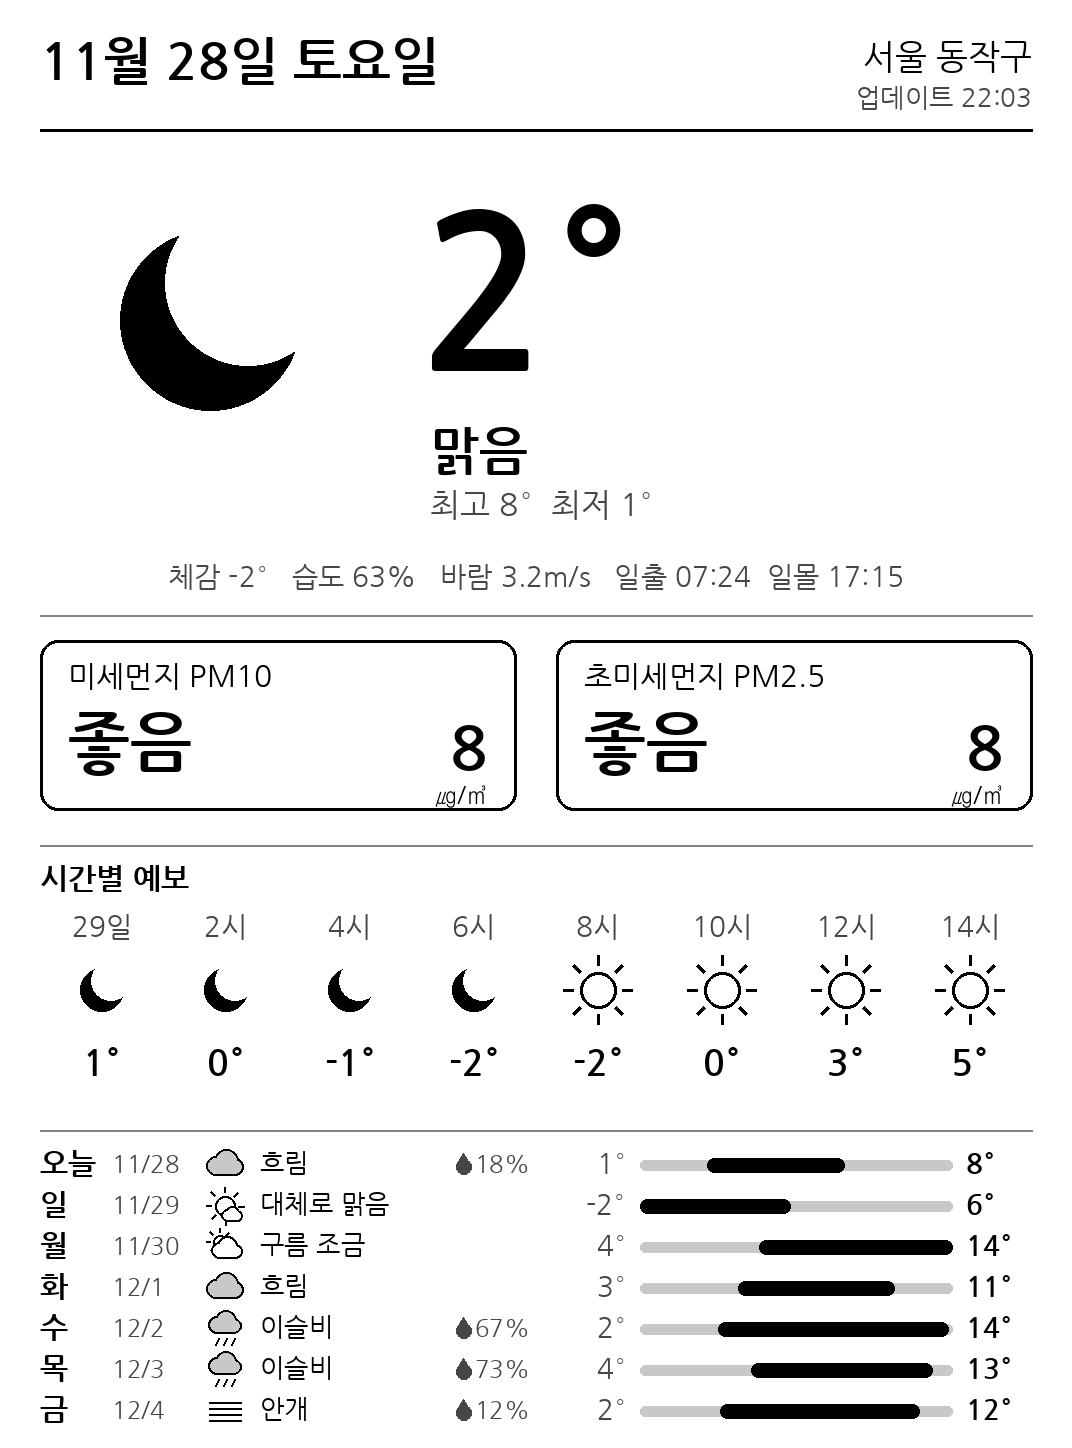

Here is the Python script that generated this plot:
"""킨들 Paperwhite 4용 날씨/미세먼지 대시보드 이미지 생성기.

데이터: Open-Meteo (무료, API 키 불필요)
출력: 1072x1448 8bit 그레이스케일 PNG
"""
import json
import math
import sys
import urllib.request
from datetime import datetime
from pathlib import Path
from zoneinfo import ZoneInfo

from PIL import Image, ImageDraw, ImageFont

# ---- 설정 -------------------------------------------------------------
LAT, LON = 37.5124, 126.9393          # 서울 동작구
PLACE = "서울 동작구"
TZ = "Asia/Seoul"
W, H = 1072, 1448                      # Paperwhite 4 세로 해상도

# 폰트: GitHub Actions(우분투)에서는 나눔고딕, 윈도우 미리보기에서는 맑은 고딕
_FONT_CANDIDATES = [
    ("/usr/share/fonts/truetype/nanum/NanumGothic.ttf", "/usr/share/fonts/truetype/nanum/NanumGothicBold.ttf"),
    (r"C:\Windows\Fonts\malgun.ttf", r"C:\Windows\Fonts\malgunbd.ttf"),
]
FONT_REG, FONT_BOLD = next((r, b) for r, b in _FONT_CANDIDATES if Path(r).exists())


def now_kst():
    """서울 기준 현재 시각 (API 시간과 비교하기 위해 tz 정보는 제거)"""
    return datetime.now(ZoneInfo(TZ)).replace(tzinfo=None)

BLACK, DARK, MID, LIGHT, WHITE = 0, 70, 130, 200, 255

WEEKDAYS = ["월", "화", "수", "목", "금", "토", "일"]


def font(size, bold=False):
    return ImageFont.truetype(str(FONT_BOLD if bold else FONT_REG), size)


# ---- 데이터 -------------------------------------------------------------
def fetch_json(url):
    req = urllib.request.Request(url, headers={"User-Agent": "kindle-dashboard/1.0"})
    with urllib.request.urlopen(req, timeout=20) as r:
        return json.loads(r.read().decode())


def get_data():
    weather = fetch_json(
        "https://api.open-meteo.com/v1/forecast"
        f"?latitude={LAT}&longitude={LON}&timezone={TZ}&forecast_days=7"
        "&current=temperature_2m,relative_humidity_2m,apparent_temperature,"
        "weather_code,wind_speed_10m,is_day"
        "&hourly=temperature_2m,precipitation_probability,weather_code,is_day"
        "&daily=weather_code,temperature_2m_max,temperature_2m_min,"
        "precipitation_probability_max,sunrise,sunset"
        "&wind_speed_unit=ms"
    )
    air = fetch_json(
        "https://air-quality-api.open-meteo.com/v1/air-quality"
        f"?latitude={LAT}&longitude={LON}&timezone={TZ}"
        "&current=pm10,pm2_5"
    )
    return weather, air


# ---- 날씨 코드 (WMO) -----------------------------------------------------
def describe(code):
    if code == 0: return "맑음", "clear"
    if code == 1: return "대체로 맑음", "mostly_clear"
    if code == 2: return "구름 조금", "partly"
    if code == 3: return "흐림", "cloudy"
    if code in (45, 48): return "안개", "fog"
    if 51 <= code <= 57: return "이슬비", "rain"
    if 61 <= code <= 67: return "비", "rain"
    if 71 <= code <= 77: return "눈", "snow"
    if 80 <= code <= 82: return "소나기", "rain"
    if code in (85, 86): return "눈 소나기", "snow"
    if code >= 95: return "뇌우", "storm"
    return "-", "cloudy"


# 한국 환경부 기준
def grade_pm10(v):
    if v is None: return "-"
    return "좋음" if v <= 30 else "보통" if v <= 80 else "나쁨" if v <= 150 else "매우나쁨"


def grade_pm25(v):
    if v is None: return "-"
    return "좋음" if v <= 15 else "보통" if v <= 35 else "나쁨" if v <= 75 else "매우나쁨"


# ---- 아이콘 (도형으로 직접 그림) ------------------------------------------
def draw_sun(d, cx, cy, r, w):
    d.ellipse([cx - r * 0.5, cy - r * 0.5, cx + r * 0.5, cy + r * 0.5], outline=BLACK, width=w)
    for i in range(8):
        a = math.pi / 4 * i
        d.line([cx + math.cos(a) * r * 0.68, cy + math.sin(a) * r * 0.68,
                cx + math.cos(a) * r * 0.95, cy + math.sin(a) * r * 0.95], fill=BLACK, width=w)


def draw_moon(d, cx, cy, r, w):
    d.ellipse([cx - r * 0.6, cy - r * 0.6, cx + r * 0.6, cy + r * 0.6], fill=BLACK)
    d.ellipse([cx - r * 0.3, cy - r * 0.8, cx + r * 0.8, cy + r * 0.3], fill=WHITE)


def draw_cloud(d, cx, cy, r, w, fill=WHITE):
    parts = [
        (cx - r * 0.45, cy + r * 0.05, r * 0.38),
        (cx + r * 0.05, cy - r * 0.2, r * 0.5),
        (cx + r * 0.5, cy + r * 0.1, r * 0.33),
    ]
    for x, y, rr in parts:  # 외곽선
        d.ellipse([x - rr - w, y - rr - w, x + rr + w, y + rr + w], fill=BLACK)
    d.rectangle([cx - r * 0.45 - w, cy + r * 0.05, cx + r * 0.5 + w, cy + r * 0.43 + w], fill=BLACK)
    for x, y, rr in parts:  # 내부
        d.ellipse([x - rr, y - rr, x + rr, y + rr], fill=fill)
    d.rectangle([cx - r * 0.45, cy + r * 0.05, cx + r * 0.5, cy + r * 0.43], fill=fill)


def draw_drop(d, x, y, h, fill=DARK):
    """(x, y) = 물방울 꼭대기, h = 높이"""
    r = h * 0.36
    d.polygon([(x, y), (x - r * 0.95, y + h - r * 1.3), (x + r * 0.95, y + h - r * 1.3)], fill=fill)
    d.ellipse([x - r, y + h - 2 * r, x + r, y + h], fill=fill)


def precip(d, x, y, p, size, anchor="ra"):
    """강수확률: 물방울 + 숫자. anchor 'ra' = x가 오른쪽 끝, 'ma' = x가 가운데"""
    if not p:
        return
    f = font(size)
    s = f"{p}%"
    tw = d.textlength(s, font=f)
    dw = size * 0.75
    total = dw + tw
    left = x - total if anchor == "ra" else x - total / 2
    draw_drop(d, left + dw * 0.4, y + size * 0.2, size * 0.85)
    text(d, (left + dw, y), s, f, fill=DARK)


def draw_icon(d, kind, cx, cy, size, day=True):
    r = size / 2
    w = max(2, int(size / 22))
    if kind in ("clear", "mostly_clear"):
        (draw_sun if day else draw_moon)(d, cx, cy, r, w)
        if kind == "mostly_clear":
            draw_cloud(d, cx + r * 0.35, cy + r * 0.45, r * 0.5, w)
    elif kind == "partly":
        (draw_sun if day else draw_moon)(d, cx - r * 0.25, cy - r * 0.25, r * 0.7, w)
        draw_cloud(d, cx + r * 0.1, cy + r * 0.15, r * 0.8, w)
    elif kind == "cloudy":
        draw_cloud(d, cx, cy, r, w, fill=LIGHT)
    elif kind == "fog":
        for i in range(4):
            y = cy - r * 0.45 + i * r * 0.3
            d.line([cx - r * 0.8, y, cx + r * 0.8, y], fill=BLACK, width=w)
    elif kind in ("rain", "snow", "storm"):
        draw_cloud(d, cx, cy - r * 0.25, r * 0.85, w, fill=LIGHT)
        for i in range(3):
            x = cx - r * 0.4 + i * r * 0.4
            y = cy + r * 0.45
            if kind == "rain":
                d.line([x + r * 0.08, y, x - r * 0.08, y + r * 0.35], fill=BLACK, width=w)
            elif kind == "snow":
                s = r * 0.1
                d.ellipse([x - s, y + r * 0.1, x + s, y + r * 0.1 + 2 * s], fill=BLACK)
        if kind == "storm":
            d.polygon([(cx + r * 0.05, cy + r * 0.3), (cx - r * 0.2, cy + r * 0.65),
                       (cx, cy + r * 0.65), (cx - r * 0.1, cy + r * 0.95),
                       (cx + r * 0.25, cy + r * 0.55), (cx + r * 0.05, cy + r * 0.55)], fill=BLACK)


# ---- 그리기 헬퍼 -----------------------------------------------------------
def text(d, xy, s, f, fill=BLACK, anchor="la"):
    d.text(xy, s, font=f, fill=fill, anchor=anchor)


def hline(d, y, x0=40, x1=W - 40, fill=MID, width=2):
    d.line([x0, y, x1, y], fill=fill, width=width)


# ---- 렌더 ----------------------------------------------------------------
def render(weather, air, battery=None):
    img = Image.new("L", (W, H), WHITE)
    d = ImageDraw.Draw(img)
    now = now_kst()
    cur = weather["current"]

    # 헤더
    text(d, (40, 30), f"{now.month}월 {now.day}일 {WEEKDAYS[now.weekday()]}요일", font(52, True))
    text(d, (W - 40, 36), PLACE, font(34), anchor="ra")
    sub = f"업데이트 {now:%H:%M}"
    if battery is not None:
        sub += f" · 배터리 {battery}%"
    text(d, (W - 40, 82), sub, font(26), fill=DARK, anchor="ra")
    hline(d, 130, fill=BLACK, width=3)

    # 현재 날씨
    desc, kind = describe(cur["weather_code"])
    draw_icon(d, kind, 210, 320, 300, day=bool(cur.get("is_day", 1)))
    text(d, (420, 165), f"{round(cur['temperature_2m'])}°", font(210, True))
    text(d, (430, 420), desc, font(52, True))
    today = weather["daily"]
    text(d, (430, 485),
         f"최고 {round(today['temperature_2m_max'][0])}°  최저 {round(today['temperature_2m_min'][0])}°",
         font(32), fill=DARK)
    detail = (f"체감 {round(cur['apparent_temperature'])}°   습도 {cur['relative_humidity_2m']}%   "
              f"바람 {cur['wind_speed_10m']:.1f}m/s   "
              f"일출 {today['sunrise'][0][-5:]}  일몰 {today['sunset'][0][-5:]}")
    text(d, (W / 2, 560), detail, font(28), fill=DARK, anchor="ma")
    hline(d, 615)

    # 미세먼지
    ac = air.get("current", {})
    pm10, pm25 = ac.get("pm10"), ac.get("pm2_5")
    boxes = [("미세먼지 PM10", pm10, grade_pm10(pm10)), ("초미세먼지 PM2.5", pm25, grade_pm25(pm25))]
    bw, bh, by = 476, 170, 640
    for i, (label, val, grade) in enumerate(boxes):
        x0 = 40 + i * (bw + 40)
        bad = grade in ("나쁨", "매우나쁨")
        bg, fg = (BLACK, WHITE) if bad else (WHITE, BLACK)
        d.rounded_rectangle([x0, by, x0 + bw, by + bh], radius=18, fill=bg, outline=BLACK, width=3)
        text(d, (x0 + 28, by + 18), label, font(30), fill=fg)
        text(d, (x0 + 28, by + 62), grade, font(66, True), fill=fg)
        vs = "-" if val is None else f"{round(val)}"
        text(d, (x0 + bw - 28, by + 70), vs, font(62, True), fill=fg, anchor="ra")
        text(d, (x0 + bw - 28, by + 140), "㎍/㎥", font(24), fill=fg, anchor="ra")
    hline(d, 845)

    # 시간별 (2시간 간격 8칸)
    hr = weather["hourly"]
    times = [datetime.fromisoformat(t) for t in hr["time"]]
    start = next(i for i, t in enumerate(times) if t >= now.replace(minute=0, second=0, microsecond=0))
    idx = [start + 2 * k for k in range(1, 9) if start + 2 * k < len(times)]
    text(d, (40, 860), "시간별 예보", font(30, True))
    cw = (W - 80) / len(idx)
    for k, i in enumerate(idx):
        cx = 40 + cw * k + cw / 2
        t = times[i]
        label = f"{t.hour}시" if t.hour else f"{t.day}일"
        text(d, (cx, 910), label, font(28), fill=DARK, anchor="ma")
        _, hk = describe(hr["weather_code"][i])
        draw_icon(d, hk, cx, 990, 72, day=bool(hr["is_day"][i]))
        text(d, (cx, 1040), f"{round(hr['temperature_2m'][i])}°", font(36, True), anchor="ma")
        precip(d, cx, 1086, hr["precipitation_probability"][i], 26, anchor="ma")
    hline(d, 1130)

    # 주간 (7일)
    dl = weather["daily"]
    tmin_all, tmax_all = min(dl["temperature_2m_min"]), max(dl["temperature_2m_max"])
    span = max(1, tmax_all - tmin_all)
    row_h = 41
    y0 = 1145
    bar_x0, bar_x1 = 640, W - 120
    for k in range(len(dl["time"])):
        y = y0 + k * row_h
        dt = datetime.fromisoformat(dl["time"][k])
        name = "오늘" if k == 0 else WEEKDAYS[dt.weekday()]
        text(d, (40, y), name, font(30, True))
        text(d, (112, y + 4), f"{dt.month}/{dt.day}", font(24), fill=DARK)
        dk_desc, dk = describe(dl["weather_code"][k])
        draw_icon(d, dk, 225, y + 20, 40)
        text(d, (260, y + 2), dk_desc, font(26))
        precip(d, 530, y + 4, dl["precipitation_probability_max"][k], 24)
        lo, hi = dl["temperature_2m_min"][k], dl["temperature_2m_max"][k]
        text(d, (bar_x0 - 14, y + 2), f"{round(lo)}°", font(28), fill=DARK, anchor="ra")
        xa = bar_x0 + (lo - tmin_all) / span * (bar_x1 - bar_x0)
        xb = bar_x0 + (hi - tmin_all) / span * (bar_x1 - bar_x0)
        d.rounded_rectangle([bar_x0, y + 15, bar_x1, y + 25], radius=5, fill=LIGHT)
        d.rounded_rectangle([xa, y + 13, max(xb, xa + 10), y + 27], radius=7, fill=BLACK)
        text(d, (bar_x1 + 14, y + 2), f"{round(hi)}°", font(28, True))

    return img


def render_error(msg):
    img = Image.new("L", (W, H), WHITE)
    d = ImageDraw.Draw(img)
    text(d, (W / 2, H / 2 - 40), "데이터를 가져오지 못했어요", font(48, True), anchor="mm")
    text(d, (W / 2, H / 2 + 30), f"{now_kst():%H:%M} · {msg[:60]}", font(26), fill=DARK, anchor="mm")
    return img


if __name__ == "__main__":
    # 사용법: python dashboard.py [출력경로]   (기본: preview.png)
    out = Path(sys.argv[1]) if len(sys.argv) > 1 else Path(__file__).with_name("preview.png")
    out.parent.mkdir(parents=True, exist_ok=True)
    weather, air = get_data()  # 실패하면 예외 → Actions 실패로 남기고 이전 이미지는 유지
    render(weather, air).save(out)
    print(out)
